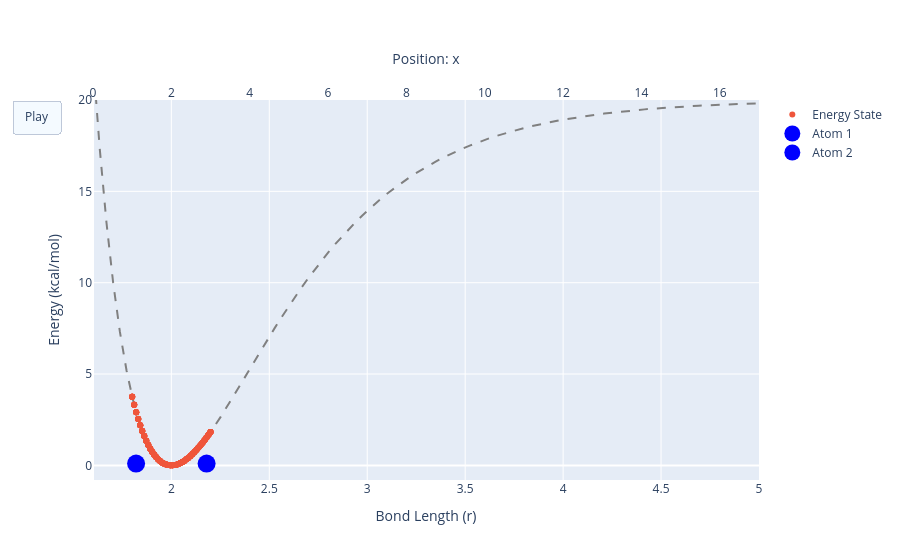

The notebook cell this image was saved under:
### Code cell
import numpy as np
import matplotlib.pyplot as plt

import numpy as np
import plotly.graph_objects as go

def compute_morse_potential(distances, alpha=1.8, r_eq= 2.0, well_depth=20.0):
    """
    computer a morse potential given an array of distances

    :param distances: bond distances
    :param alpha: 
    :param r_eq: equilibrium distance in Angstroms
    :param well_depth: dissociation energy in kcal/mol

    :return energies: kcal/mol
    """
    return well_depth*(1 - np.exp(-alpha*(distances - r_eq)))**2

distances = np.linspace(1.6, 5.0, 100)
v_curve = compute_morse_potential(distances)

req = 2.0
delta = 0.2
n_points = 40 
min_r = req - delta
max_r = req + delta
displacement = req / 2.0
forward_r = np.linspace(min_r, max_r, n_points)
single_oscillation_r = np.concatenate([forward_r, forward_r[::-1]])
samples_distances = np.tile(single_oscillation_r, 4)

forward_a = np.linspace(displacement-(delta/2), displacement+(delta/2), n_points)[::-1] # Starts flipped
single_oscillation_a = np.concatenate([forward_a, forward_a[::-1]])
atom_a_x = np.tile(single_oscillation_a, 4)

forward_b = np.linspace((displacement+req)-(delta/2), (displacement+req)+(delta/2), n_points)
single_oscillation_b = np.concatenate([forward_b, forward_b[::-1]])
atom_b_x = np.tile(single_oscillation_b, 4)

# Compute energy based on the updated structural distances loop
sampled_energies = compute_morse_potential(samples_distances)


fig = go.Figure(
    data=[
        go.Scatter(x=distances, y=v_curve, mode='lines', line=dict(color='gray', dash='dash'), showlegend=False),
        go.Scatter(x=samples_distances, y=sampled_energies, mode='markers', name='Energy State'),
        go.Scatter(x=atom_a_x, y=[0.1], mode='markers', marker=dict(size=18, color='blue'), xaxis='x2', name='Atom 1'),
        go.Scatter(x=atom_b_x, y=[0.1], mode='markers', marker=dict(size=18, color='blue'), xaxis='x2', name='Atom 2')
    ],
    frames=[go.Frame(data=[
        go.Scatter(),
        go.Scatter(x=[samples_distances[i]], y=[sampled_energies[i]]),
        go.Scatter(x=[atom_a_x[i]]),
        go.Scatter(x=[atom_b_x[i]])
    ]) for i, _ in enumerate(samples_distances)]
)

fig.update_layout(
    xaxis=dict(title="Bond Length (r)", range=[1.6, 5.0]),
    xaxis2=dict(title="Position: x", range=[0, 17.0], side='top', overlaying='x', showgrid=False),
    yaxis=dict(title="Energy (kcal/mol)", range=[-0.8, 20.0]),
    updatemenus=[dict(type="buttons", buttons=[dict(label="Play", method="animate", args=[None, dict(frame=dict(duration=25, redraw=False))])])]
)

fig.show()

### Figure 1 — Plotly figure (JSON) as saved in the notebook; plotly's stock layout.template omitted (floating-point values rounded to 4 significant figures; data arrays with more than 128 entries replaced by an {"elided": "..."} marker saying what was removed)
{"data": [{"line": {"color": "gray", "dash": "dash"}, "mode": "lines", "showlegend": false, "type": "scatter", "x": [1.6, 1.634, 1.669, 1.703, 1.737, 1.772, 1.806, 1.84, 1.875, 1.909, 1.943, 1.978, 2.012, 2.046, 2.081, 2.115, 2.149, 2.184, 2.218, 2.253, 2.287, 2.321, 2.356, 2.39, 2.424, 2.459, 2.493, 2.527, 2.562, 2.596, 2.63, 2.665, 2.699, 2.733, 2.768, 2.802, 2.836, 2.871, 2.905, 2.939, 2.974, 3.008, 3.042, 3.077, 3.111, 3.145, 3.18, 3.214, 3.248, 3.283, 3.317, 3.352, 3.386, 3.42, 3.455, 3.489, 3.523, 3.558, 3.592, 3.626, 3.661, 3.695, 3.729, 3.764, 3.798, 3.832, 3.867, 3.901, 3.935, 3.97, 4.004, 4.038, 4.073, 4.107, 4.141, 4.176, 4.21, 4.244, 4.279, 4.313, 4.347, 4.382, 4.416, 4.451, 4.485, 4.519, 4.554, 4.588, 4.622, 4.657, 4.691, 4.725, 4.76, 4.794, 4.828, 4.863, 4.897, 4.931, 4.966, 5.0], "y": [22.24, 17.35, 13.3, 9.988, 7.305, 5.165, 3.491, 2.215, 1.279, 0.6322, 0.2298, 0.03331, 0.009316, 0.1288, 0.3665, 0.7009, 1.113, 1.587, 2.11, 2.668, 3.253, 3.856, 4.469, 5.087, 5.704, 6.316, 6.92, 7.513, 8.093, 8.657, 9.205, 9.736, 10.25, 10.74, 11.22, 11.67, 12.11, 12.53, 12.92, 13.31, 13.67, 14.01, 14.34, 14.66, 14.95, 15.23, 15.5, 15.76, 16.0, 16.22, 16.44, 16.64, 16.83, 17.02, 17.19, 17.35, 17.5, 17.65, 17.79, 17.92, 18.04, 18.15, 18.26, 18.36, 18.46, 18.55, 18.63, 18.72, 18.79, 18.86, 18.93, 18.99, 19.05, 19.11, 19.16, 19.21, 19.26, 19.3, 19.34, 19.38, 19.42, 19.45, 19.49, 19.52, 19.55, 19.57, 19.6, 19.62, 19.64, 19.67, 19.69, 19.7, 19.72, 19.74, 19.75, 19.77, 19.78, 19.8, 19.81, 19.82]}, {"mode": "markers", "name": "Energy State", "type": "scatter", "x": {"elided": "320 float values"}, "y": {"elided": "320 float values"}}, {"marker": {"color": "blue", "size": 18}, "mode": "markers", "name": "Atom 1", "type": "scatter", "x": {"elided": "320 float values"}, "xaxis": "x2", "y": [0.1]}, {"marker": {"color": "blue", "size": 18}, "mode": "markers", "name": "Atom 2", "type": "scatter", "x": {"elided": "320 float values"}, "xaxis": "x2", "y": [0.1]}], "layout": {"updatemenus": [{"buttons": [{"args": [null, {"frame": {"duration": 25, "redraw": false}}], "label": "Play", "method": "animate"}], "type": "buttons"}], "xaxis": {"range": [1.6, 5], "title": {"text": "Bond Length (r)"}}, "xaxis2": {"overlaying": "x", "range": [0, 17], "showgrid": false, "side": "top", "title": {"text": "Position: x"}}, "yaxis": {"range": [-0.8, 20], "title": {"text": "Energy (kcal/mol)"}}}}
